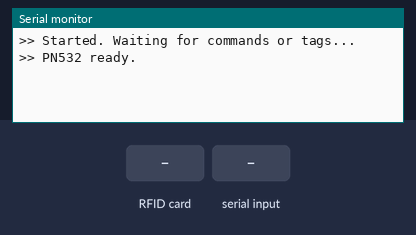
Simulated run of this sketch. Board: Arduino Uno, built with avr-gcc and run on an emulated ATmega328P. Parts: the last lines printed to the serial monitor. Inputs (shaded band) come from the test bench.

Above: at 1.2 s.
1.3 s: RFID card 5E 7A 19 C4 held to the reader
At 2.5 s:
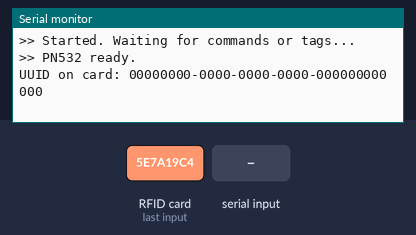
2.8 s: "register: 90\n" received over Serial
At 4.4 s:
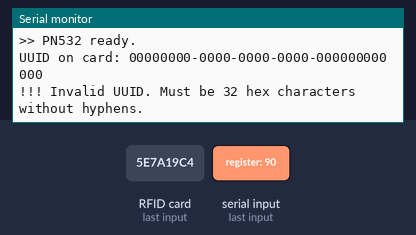

The sketch:

comas-rfid-register.ino
```cpp
#include <Wire.h>
#include <Adafruit_PN532.h>

#define SDA_PIN 2
#define SCL_PIN 3

Adafruit_PN532 nfc(SDA_PIN, SCL_PIN);
String serialInput = "";

void setup() {
  Serial.begin(115200);
  Serial.println(">> Started. Waiting for commands or tags...");

  nfc.begin();
  if (!nfc.getFirmwareVersion()) {
    Serial.println("!!! PN532 not responding.");
    while (1);
  }

  nfc.SAMConfig(); // Configurare modul normal
  Serial.println(">> PN532 ready.");
}

void loop() {
  // Citire comenzi din serial
  while (Serial.available()) {
    char c = Serial.read();
    if (c == '\n' || c == '\r') {
      handleCommand(serialInput);
      serialInput = "";
    } else {
      serialInput += c;
    }
  }

  // Citire card/tag si afisare UUID
  uint8_t uid[7];
  uint8_t uidLength;
  if (nfc.readPassiveTargetID(PN532_MIFARE_ISO14443A, uid, &uidLength)) {
    if (authBlock(uid, uidLength, 4)) {
      uint8_t data[16];
      if (nfc.mifareclassic_ReadDataBlock(4, data)) {
        Serial.print("UUID on card: ");
        printUUIDfromBytes(data);
      } else {
        Serial.println("!!! Error reading block 4.");
      }
    } else {
      Serial.println("!!! Block 4 authentication failed");
    }

    delay(2000); // asteptare 2sec => evitare citiri repetate
  }
}

void handleCommand(String input) {
  input.trim();
  input.toLowerCase();

  if (input.startsWith("register: ")) { //comanda register
    String uuidStr = input.substring(10);
    uuidStr.replace("-", ""); // cratime out

    if (uuidStr.length() != 32) {
      Serial.println("!!! Invalid UUID. Must be 32 hex characters without hyphens.");
      return;
    }

    uint8_t uuidBytes[16];
    if (!parseUUIDtoBytes(uuidStr, uuidBytes)) {
      Serial.println("!!! UUID conversion failed.");
      return;
    }

    Serial.println(">> Bring your card closer to register...");

    // Asteapta card/tag
    uint8_t uid[7];
    uint8_t uidLength;
    while (!nfc.readPassiveTargetID(PN532_MIFARE_ISO14443A, uid, &uidLength)) {
      delay(100);
    }

    if (!authBlock(uid, uidLength, 4)) {
      Serial.println("!!! Block 4 authentication failed.");
      return;
    }

    if (nfc.mifareclassic_WriteDataBlock(4, uuidBytes)) {
      Serial.println("^^^ UUID written successfully!");
    } else {
      Serial.println("!!! Card writing error.");
    }

    delay(1500);
  }
}

bool authBlock(uint8_t *uid, uint8_t uidLen, uint8_t block) {
  // Cheia default FF FF FF FF FF FF
  return nfc.mifareclassic_AuthenticateBlock(uid, uidLen, block, 0, (uint8_t *)"\xFF\xFF\xFF\xFF\xFF\xFF");
}

bool parseUUIDtoBytes(String hexStr, uint8_t *output) {
  if (hexStr.length() != 32) return false;
  for (int i = 0; i < 16; i++) {
    String byteStr = hexStr.substring(i * 2, i * 2 + 2);
    output[i] = (uint8_t) strtol(byteStr.c_str(), NULL, 16);
  }
  return true;
}

void printUUIDfromBytes(uint8_t *data) {
  for (int i = 0; i < 16; i++) {
    if (i == 4 || i == 6 || i == 8 || i == 10) Serial.print("-");
    if (data[i] < 0x10) Serial.print("0");
    Serial.print(data[i], HEX);
  }
  Serial.println();
}
```

Measured:
- after the input at 1.3 s, the serial monitor: prints a new line at once (image 1)
- after the input at 2.8 s, the serial monitor: prints a new line after 0.51 s (image 2)
